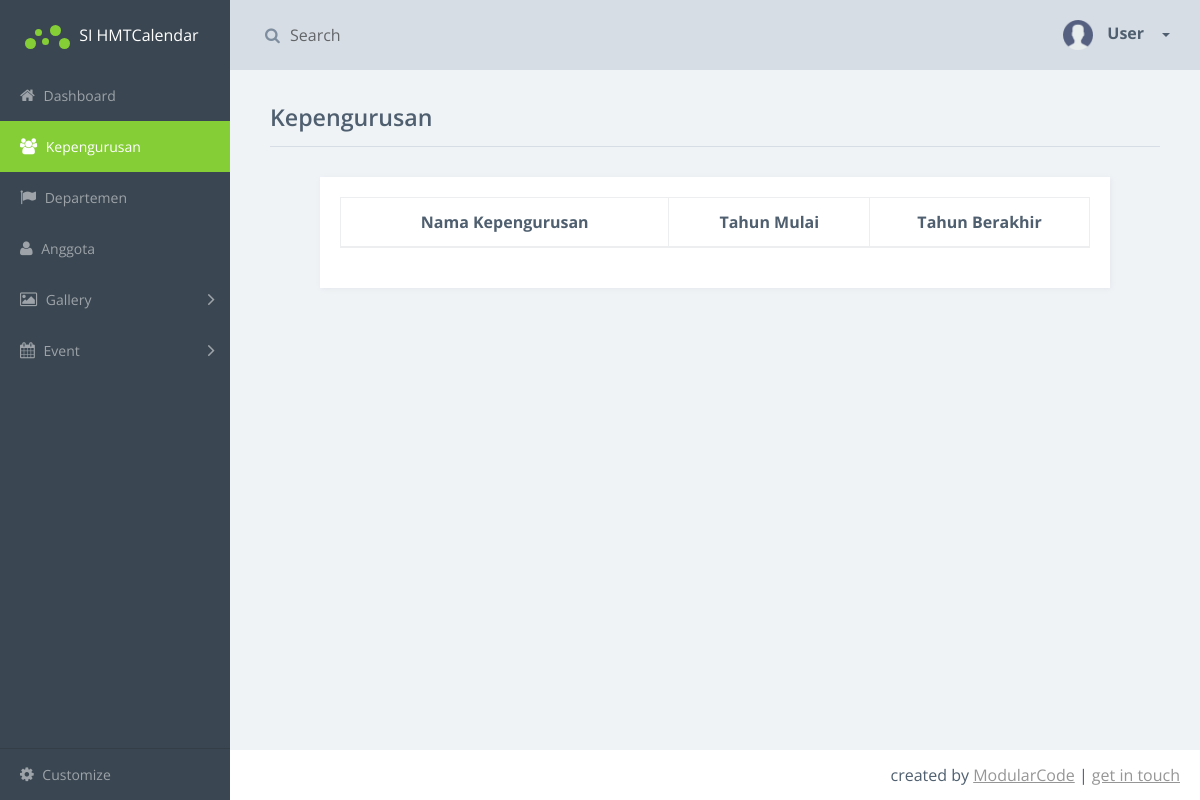
Before: /index.php/kepengurusan_controller/show_kepengurusan2 with the older database file.
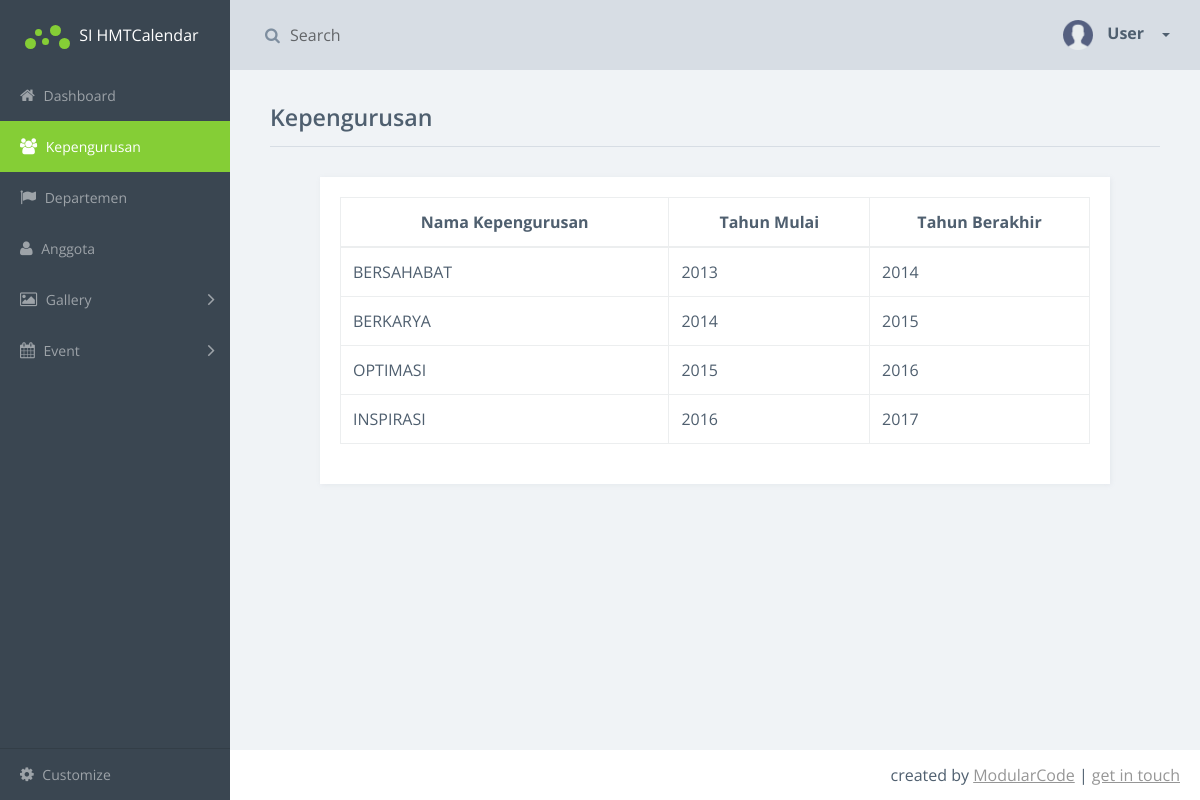
After: the same page with the newer database file.
### tables this page shows
CREATE TABLE IF NOT EXISTS `kepengurusan` (
`id_kepengurusan` int(11) NOT NULL,
  `nama_kepengurusan` varchar(30) DEFAULT NULL,
  `tahun_mulai` varchar(4) DEFAULT NULL,
  `tahun_berakhir` varchar(4) DEFAULT NULL
);

### application/controllers/kepengurusan_controller.php (called while the page is built, shortened)
<?php
class kepengurusan_controller extends CI_Controller {
	public function show_kepengurusan2()
	{
		$data['listkepengurusan'] 	= $this->Kepengurusan->tampil_kepengurusan();
		$this->load->view('user/kepengurusan',$data);
	}
}

### index.php (called while the page is built, shortened)
<?php
require_once BASEPATH.'core/CodeIgniter.php';

### application/models/Kepengurusan.php (called while the page is built, shortened)
<?php
class Kepengurusan extends CI_Model{
	function tampil_kepengurusan(){
		$listkepengurusan = $this->db->query("select nama_kepengurusan, tahun_mulai, tahun_berakhir from kepengurusan order by tahun_mulai asc");
		return $listkepengurusan->result();
	}
}

### application/views/user/kepengurusan.php (the view, shortened to what this page needs)
<!doctype html>
<html class="no-js" lang="en">
    <head>
        <link rel="stylesheet" href="<?php echo base_url() ?>css/vendor.css">
    </head>
    <body>
        <div class="main-wrapper">
            <div class="app" id="app">
                <header class="header">
                    <div class="header-block header-block-search hidden-sm-down">
                        <form role="search">
                            <div class="input-container"> <i class="fa fa-search"></i> <input type="search" placeholder="Search">
                            </div>
                        </form>
                    </div>
                    <div class="header-block header-block-nav">
                        <ul class="nav-profile">
                            <li class="profile dropdown">
                                <a class="nav-link dropdown-toggle" data-toggle="dropdown" href="#" role="button" aria-haspopup="true" aria-expanded="false">
                                    <div class="img" style="background-image: url('assets/user.png')"> </div> <span class="name">
    			      User
    			    </span> </a>
                            </li>
                        </ul>
                    </div>
                </header>
                <aside class="sidebar">
                    <div class="sidebar-container">
                        <div class="sidebar-header">
                            <div class="brand">
                                <div class="logo"> <span class="l l1"></span> <span class="l l2"></span> <span class="l l3"></span> <span class="l l4"></span> <span class="l l5"></span> </div> SI HMTCalendar </div>
                        </div>
                        <nav class="menu">
                            <ul class="nav metismenu" id="sidebar-menu">
                                <li>
                                    <a href="<?php echo base_url('user'); ?>"> <i class="fa fa-home"></i> Dashboard </a>
                                </li>
                                <li class="active">
                                    <a href="<?php echo base_url('list_kepengurusan'); ?>"> <i class="fa fa-group"></i> Kepengurusan </a>
                                </li>
                                <li>
                                    <a href="<?php echo base_url('list_departemen'); ?>"> <i class="fa fa-flag"></i> Departemen </a>
                                </li>
                                <li>
                                    <a href="<?php echo base_url('list_anggota'); ?>"> <i class="fa fa-user"></i> Anggota </a>
                                </li>
                                <li>
                                    <a href=""> <i class="fa fa-picture-o"></i> Gallery <i class="fa arrow"></i> </a>
                                </li>
                                <li>
                                    <a href=""> <i class="fa fa-calendar"></i> Event <i class="fa arrow"></i> </a>
                                </li>
                            </ul>
                        </nav>
                    </div>
                    <footer class="sidebar-footer">
                        <ul class="nav metismenu" id="customize-menu">
                            <li>
                                <a href=""> <i class="fa fa-cog"></i> Customize </a>
                            </li>
                        </ul>
                    </footer>
                </aside>
                <article class="content static-tables-page">
                    <div class="title-block">
                        <h1 class="title"> Kepengurusan </h1>
                    </div>
                    <section class="section">
                        <div class="row">
                            <div class="col-md-12">
                                <div class="card" id="table-right">
                                    <div class="card-block">
                                        <section class="example">
                                            <table class="table table-bordered">
                                                <thead>
                                                    <tr>
                                                        <th style="width: 15%">Nama Kepengurusan</th>
                                                        <th style="width: 10%">Tahun Mulai</th>
                                                        <th style="width: 10%">Tahun Berakhir</th>
                                                    </tr>
                                                </thead>
                                                <tbody>
                                                    <?php
                                                        foreach ($listkepengurusan as $row)
                                                         {
                                                            echo "
                                                                <tr>
                                                                    <td >$row->nama_kepengurusan</td>
                                                                    <td>$row->tahun_mulai</td>
                                                                    <td >$row->tahun_berakhir</td>
                                                                </tr>
                                                            ";
                                                        }
                                                    ?>
                                                </tbody>
                                            </table>
                                        </section>
                                    </div>
                                </div>
                            </div>
                    </section>
                </article>
                <footer class="footer">
                    <div class="footer-block buttons"> <iframe class="footer-github-btn" src="https://ghbtns.com/github-btn.html?user=modularcode&repo=modular-admin-html&type=star&count=true" frameborder="0" scrolling="0" width="140px" height="20px"></iframe> </div>
                    <div class="footer-block author">
                        <ul>
                            <li> created by <a href="https://github.com/modularcode">ModularCode</a> </li>
                            <li> <a href="https://github.com/modularcode/modular-admin-html#get-in-touch">get in touch</a> </li>
                        </ul>
                    </div>
                </footer>
            </div>
        </div>
    </body>
</html>

### application/views/user/kepengurusan.php (style rules this page uses)
#table-right { margin-left: 50px; margin-right: 50px; }
th { text-align: center; }
.header .header-block-nav .profile .img { background-color: #d7dde4; }

Changed rows visible on the page:
added kepengurusan: nama_kepengurusan "BERSAHABAT", tahun_mulai "2013", tahun_berakhir "2014"
added kepengurusan: nama_kepengurusan "BERKARYA", tahun_mulai "2014", tahun_berakhir "2015"
added kepengurusan: nama_kepengurusan "OPTIMASI", tahun_mulai "2015", tahun_berakhir "2016"
added kepengurusan: nama_kepengurusan "INSPIRASI", tahun_mulai "2016", tahun_berakhir "2017"
